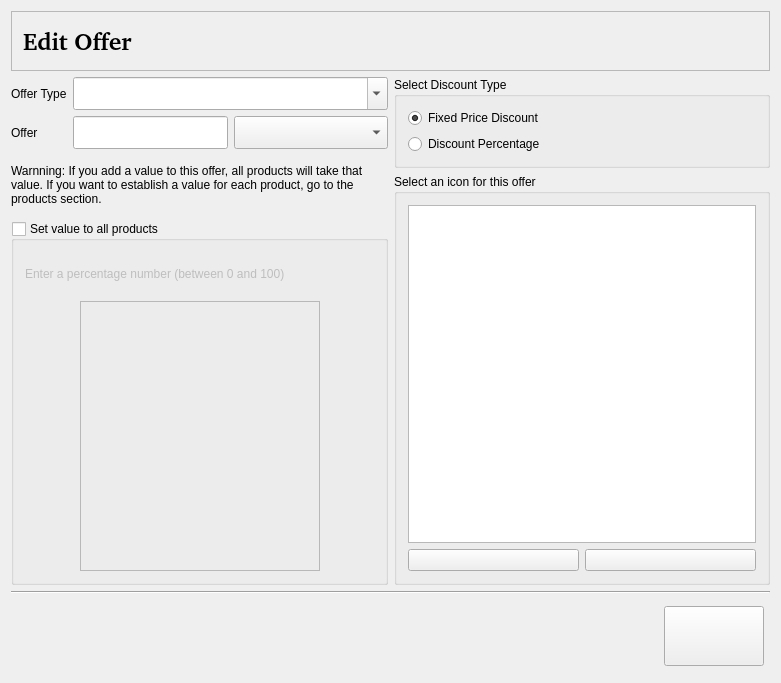
<?xml version="1.0" encoding="UTF-8"?>
<ui version="4.0">
 <class>OfferEditionWidgetBase</class>
 <widget class="QWidget" name="OfferEditionWidgetBase">
  <property name="geometry">
   <rect>
    <x>0</x>
    <y>0</y>
    <width>781</width>
    <height>683</height>
   </rect>
  </property>
  <property name="windowTitle">
   <string>Form1</string>
  </property>
  <layout class="QVBoxLayout">
   <item>
    <widget class="QFrame" name="Frame3">
     <property name="minimumSize">
      <size>
       <width>0</width>
       <height>60</height>
      </size>
     </property>
     <property name="maximumSize">
      <size>
       <width>32567</width>
       <height>60</height>
      </size>
     </property>
     <property name="frameShape">
      <enum>QFrame::StyledPanel</enum>
     </property>
     <property name="frameShadow">
      <enum>QFrame::Raised</enum>
     </property>
     <property name="lineWidth">
      <number>2</number>
     </property>
     <layout class="QHBoxLayout">
      <property name="spacing">
       <number>6</number>
      </property>
      <property name="leftMargin">
       <number>11</number>
      </property>
      <property name="topMargin">
       <number>11</number>
      </property>
      <property name="rightMargin">
       <number>11</number>
      </property>
      <property name="bottomMargin">
       <number>11</number>
      </property>
      <item>
       <widget class="QLabel" name="title_label">
        <property name="font">
         <font>
          <family>Nimbus Sans l [Urw]</family>
          <pointsize>18</pointsize>
          <weight>75</weight>
          <bold>true</bold>
         </font>
        </property>
        <property name="text">
         <string>Edit Offer</string>
        </property>
        <property name="wordWrap">
         <bool>false</bool>
        </property>
       </widget>
      </item>
      <item>
       <spacer name="Spacer3">
        <property name="orientation">
         <enum>Qt::Horizontal</enum>
        </property>
        <property name="sizeType">
         <enum>QSizePolicy::Expanding</enum>
        </property>
        <property name="sizeHint" stdset="0">
         <size>
          <width>181</width>
          <height>0</height>
         </size>
        </property>
       </spacer>
      </item>
     </layout>
    </widget>
   </item>
   <item>
    <layout class="QHBoxLayout">
     <item>
      <layout class="QVBoxLayout">
       <item>
        <layout class="QHBoxLayout">
         <item>
          <layout class="QVBoxLayout">
           <item>
            <widget class="QLabel" name="textLabel1">
             <property name="text">
              <string>Offer Type</string>
             </property>
             <property name="wordWrap">
              <bool>false</bool>
             </property>
            </widget>
           </item>
           <item>
            <widget class="QLabel" name="textLabel2">
             <property name="text">
              <string>Offer</string>
             </property>
             <property name="wordWrap">
              <bool>false</bool>
             </property>
            </widget>
           </item>
          </layout>
         </item>
         <item>
          <layout class="QVBoxLayout">
           <item>
            <widget class="QComboBox" name="offer_combobox">
             <property name="font">
              <font>
               <pointsize>16</pointsize>
              </font>
             </property>
             <property name="editable">
              <bool>true</bool>
             </property>
            </widget>
           </item>
           <item>
            <layout class="QHBoxLayout">
             <item>
              <widget class="QLineEdit" name="offer_lineedit">
               <property name="sizePolicy">
                <sizepolicy hsizetype="Expanding" vsizetype="Preferred">
                 <horstretch>0</horstretch>
                 <verstretch>0</verstretch>
                </sizepolicy>
               </property>
              </widget>
             </item>
             <item>
              <widget class="QComboBox" name="offer_name_combobox">
               <property name="sizePolicy">
                <sizepolicy hsizetype="Expanding" vsizetype="Fixed">
                 <horstretch>0</horstretch>
                 <verstretch>0</verstretch>
                </sizepolicy>
               </property>
               <property name="font">
                <font>
                 <pointsize>16</pointsize>
                </font>
               </property>
              </widget>
             </item>
            </layout>
           </item>
          </layout>
         </item>
        </layout>
       </item>
       <item>
        <layout class="QVBoxLayout">
         <item>
          <widget class="QLabel" name="textLabel4">
           <property name="enabled">
            <bool>true</bool>
           </property>
           <property name="sizePolicy">
            <sizepolicy hsizetype="Preferred" vsizetype="Expanding">
             <horstretch>0</horstretch>
             <verstretch>0</verstretch>
            </sizepolicy>
           </property>
           <property name="maximumSize">
            <size>
             <width>32767</width>
             <height>60</height>
            </size>
           </property>
           <property name="text">
            <string>Warnning: If you add a value to this offer, all products will take that value. If you want to establish a value for each product, go to the products section.</string>
           </property>
           <property name="alignment">
            <set>Qt::AlignVCenter</set>
           </property>
           <property name="wordWrap">
            <bool>true</bool>
           </property>
          </widget>
         </item>
         <item>
          <widget class="QGroupBox" name="group_box">
           <property name="sizePolicy">
            <sizepolicy hsizetype="Preferred" vsizetype="Expanding">
             <horstretch>0</horstretch>
             <verstretch>0</verstretch>
            </sizepolicy>
           </property>
           <property name="title">
            <string>Set value to all products</string>
           </property>
           <property name="checkable">
            <bool>true</bool>
           </property>
           <property name="checked">
            <bool>false</bool>
           </property>
           <layout class="QGridLayout">
            <item row="0" column="0" colspan="3">
             <widget class="QLabel" name="advertise_label">
              <property name="text">
               <string>Enter a percentage number (between 0 and 100)</string>
              </property>
              <property name="alignment">
               <set>Qt::AlignVCenter</set>
              </property>
              <property name="wordWrap">
               <bool>true</bool>
              </property>
             </widget>
            </item>
            <item row="1" column="0">
             <spacer name="spacer31">
              <property name="orientation">
               <enum>Qt::Horizontal</enum>
              </property>
              <property name="sizeType">
               <enum>QSizePolicy::Expanding</enum>
              </property>
              <property name="sizeHint" stdset="0">
               <size>
                <width>31</width>
                <height>20</height>
               </size>
              </property>
             </spacer>
            </item>
            <item row="1" column="2">
             <spacer name="spacer32">
              <property name="orientation">
               <enum>Qt::Horizontal</enum>
              </property>
              <property name="sizeType">
               <enum>QSizePolicy::Expanding</enum>
              </property>
              <property name="sizeHint" stdset="0">
               <size>
                <width>31</width>
                <height>20</height>
               </size>
              </property>
             </spacer>
            </item>
            <item row="1" column="1">
             <widget class="QFrame" name="box">
              <property name="minimumSize">
               <size>
                <width>240</width>
                <height>270</height>
               </size>
              </property>
              <property name="frameShape">
               <enum>QFrame::StyledPanel</enum>
              </property>
              <property name="frameShadow">
               <enum>QFrame::Raised</enum>
              </property>
             </widget>
            </item>
           </layout>
          </widget>
         </item>
        </layout>
       </item>
      </layout>
     </item>
     <item>
      <layout class="QVBoxLayout">
       <item>
        <widget class="QGroupBox" name="button_group">
         <property name="title">
          <string>Select Discount Type</string>
         </property>
         <property name="exclusive" stdset="0">
          <bool>true</bool>
         </property>
         <layout class="QVBoxLayout">
          <item>
           <widget class="QRadioButton" name="fixed_radiobutton">
            <property name="toolTip">
             <string>Set a fixed price for this option</string>
            </property>
            <property name="text">
             <string>Fixed Price Discount</string>
            </property>
            <property name="checked">
             <bool>true</bool>
            </property>
           </widget>
          </item>
          <item>
           <widget class="QRadioButton" name="percent_radiobutton">
            <property name="toolTip">
             <string>Set a discount based on a percentage</string>
            </property>
            <property name="text">
             <string>Discount Percentage</string>
            </property>
           </widget>
          </item>
         </layout>
        </widget>
       </item>
       <item>
        <widget class="QGroupBox" name="groupBox1">
         <property name="title">
          <string>Select an icon for this offer</string>
         </property>
         <layout class="QVBoxLayout">
          <item>
           <widget class="QListWidget" name="logo_view">
            <property name="viewMode">
             <enum>QListView::IconMode</enum>
            </property>
           </widget>
          </item>
          <item>
           <layout class="QHBoxLayout">
            <item>
             <widget class="QPushButton" name="left_button">
              <property name="toolTip">
               <string>Go back one icon</string>
              </property>
              <property name="text">
               <string/>
              </property>
              <property name="autoRepeat">
               <bool>true</bool>
              </property>
             </widget>
            </item>
            <item>
             <widget class="QPushButton" name="right_button">
              <property name="toolTip">
               <string>Go forward one icon</string>
              </property>
              <property name="text">
               <string/>
              </property>
              <property name="autoRepeat">
               <bool>true</bool>
              </property>
             </widget>
            </item>
           </layout>
          </item>
         </layout>
        </widget>
       </item>
      </layout>
     </item>
    </layout>
   </item>
   <item>
    <widget class="Line" name="layout___26">
     <property name="frameShape">
      <enum>QFrame::HLine</enum>
     </property>
     <property name="frameShadow">
      <enum>QFrame::Sunken</enum>
     </property>
    </widget>
   </item>
   <item>
    <layout class="QHBoxLayout">
     <property name="leftMargin">
      <number>6</number>
     </property>
     <property name="topMargin">
      <number>6</number>
     </property>
     <property name="rightMargin">
      <number>6</number>
     </property>
     <property name="bottomMargin">
      <number>6</number>
     </property>
     <item>
      <spacer name="Spacer1_2_2">
       <property name="orientation">
        <enum>Qt::Horizontal</enum>
       </property>
       <property name="sizeType">
        <enum>QSizePolicy::Expanding</enum>
       </property>
       <property name="sizeHint" stdset="0">
        <size>
         <width>390</width>
         <height>16</height>
        </size>
       </property>
      </spacer>
     </item>
     <item>
      <widget class="QPushButton" name="ok_button">
       <property name="enabled">
        <bool>true</bool>
       </property>
       <property name="minimumSize">
        <size>
         <width>100</width>
         <height>60</height>
        </size>
       </property>
       <property name="text">
        <string/>
       </property>
      </widget>
     </item>
    </layout>
   </item>
  </layout>
 </widget>
 <layoutdefault spacing="6" margin="11"/>
 <resources/>
 <connections/>
</ui>
